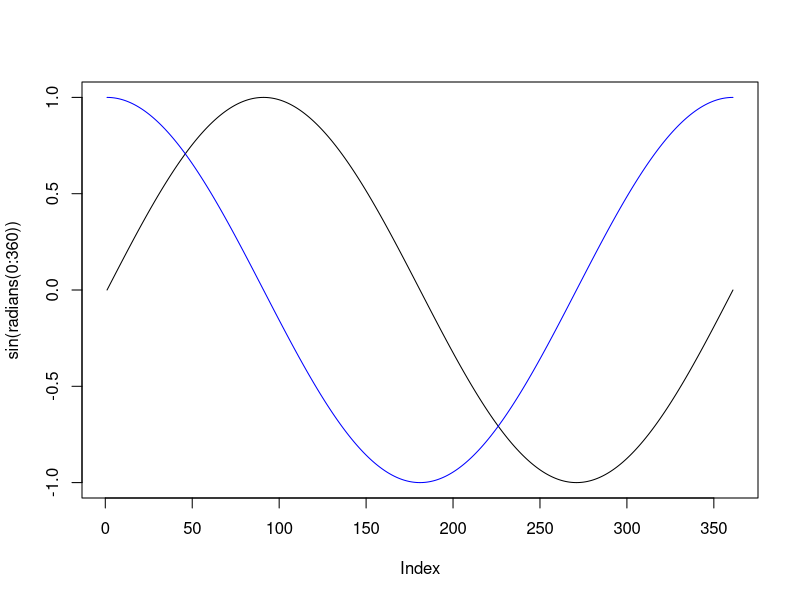
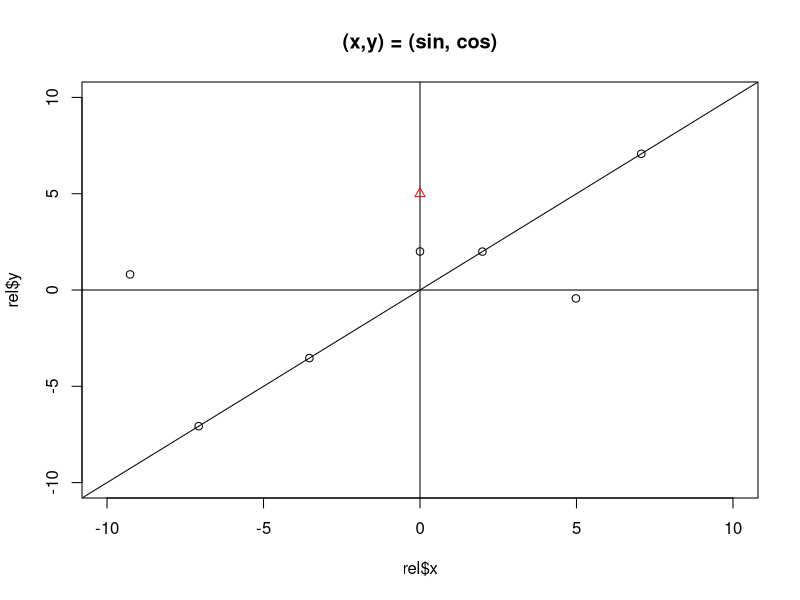
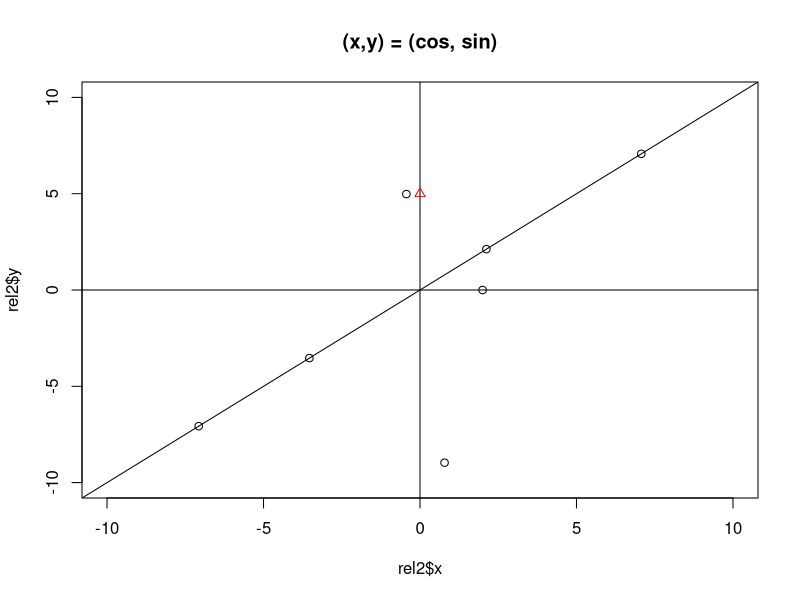
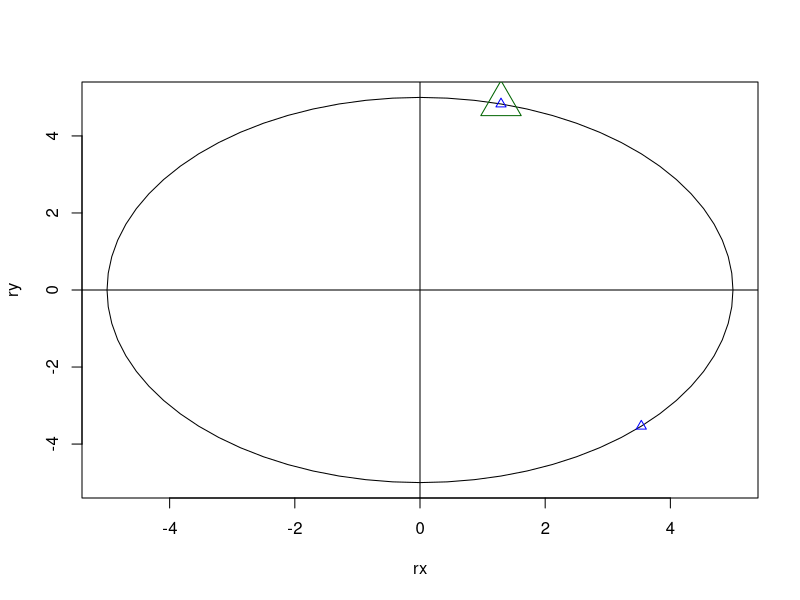

These charts were generated, in order, by the following R code:
# the unit circle, distance/azimuth problem

radians = function(degrees) {
  rad = (degrees*pi)/180
  return(rad) 	
}

deg = function(radians) {
  degrees = (radians*180)/pi
  return(degrees)
}

plot(sin(radians(0:360)), type = "l")
lines(cos(radians(0:360)), type = "l", col = "blue")

##########################################
########################################## This is the basic logic of converting relative x,y to Utm_E/Utm_N
##########################################
############ azimuth 0 = true north = "up"
# # initial data set, points all around the origin - two points 180 degrees apart to test visually
rel = data.frame(azimuth = c(0,45,275,180, 95, 45, 225, 225), distance = c(2,10,9.3,12, 5, 2.82, 5, 10))
# 
# calculate x,y coordinates from distance and radians angle
rel$x = with(rel, distance*sin(radians(azimuth))) # sin() gives the x coord because the unit circle is rotated 90 degrees
rel$y = with(rel, distance*cos(radians(azimuth)))

##########################################
##########################################
##########################################

# plot it out
plot(rel$x,rel$y, xlim=c(-10,10), ylim=c(-10,10), main = "(x,y) = (sin, cos)")
abline(h=0)
abline(v=0)
abline(0,1) # 1:1 slope line
points(0,5, col ="red", pch=2) # north
# ############

############
# # initial data set, points all around the origin - two points 180 degrees apart to test visually
rel2 = data.frame(azimuth = c(0,45,275,180, 95, 45, 225, 225), distance = c(2,10,9,12, 5, 3, 5, 10))
# 
# calculate x,y coordinates from distance and radians angle
rel2$x = with(rel2, distance*cos(radians(azimuth))) # sin() gives the x coord because the unit circle is rotated 90 degrees
rel2$y = with(rel2, distance*sin(radians(azimuth))) 

# plot it out
plot(rel2$x,rel2$y, xlim=c(-10,10), ylim=c(-10,10), main = "(x,y) = (cos, sin)")
abline(h=0)
abline(v=0)
abline(0,1) # 1:1 slope line
points(0,5, col ="red", pch=2) # north (x = 0, y = 5)

#############
## Draw a unit circle; radius = 5
############ 
radius = 5
azi <- seq(0,360,by = 5)
dis <- rep(radius, length(azi))

rx <- dis*cos(radians(azi))
ry <- dis*sin(radians(azi))

plot(rx,ry, type = "l")
abline(h=0);abline(v=0)


############## SCENARIO -- one point with coordinates (2, -2)
# if point = (x,y) = (2, -2) i.e. quadrant 2 i.e. lower-right hand corner
# sqrt(2^2 + 2^2) = distance from origin = hypotenuse
d = 5
# # calculate coordinates, as angle from x-axis -- have to flip the sign of sin() else it returns a positive y-coordinate
# x1 = cos(radians(45))*d # x-coordinate
# y1 = -sin(radians(45))*d # y-coordinate, result needs to be multiplied by -1 to put it in the right place
# points(x1,y1, col = "red") # plot out the computed point
# # 
# # calculate coordinates, angle from y-axis
# x2 = cos(radians(135))*d # x-coordinate -- this gives a negative x-coordinate, which is WRONG
# y2 = sin(radians(135))*d # y-coordinate -- this gives a positive y-coordinate, which is WRONG
# points(x2,y2, col = "red") # plot out the computed point, it's in the opposite quadrant now

# calculate coordinates as the angle from the y-axis, but flip the sin/cos functions -- no need to flip signs or functions
x3 = sin(radians(135))*d # x-coordinate -- this gives a negative x-coordinate, which is CORRECT
y3 = cos(radians(135))*d # y-coordinate -- this gives a positive y-coordinate, which is CORRECT
points(x3,y3, col = "blue", pch = 2, cex = 1) # plot out the computed point, it's in the correct quadrant

# calculate the same coordinate but in quadrant 4, as the total angle from the y-axis -- no need to flip signs or functions
x4 = sin(radians(15))*d # x-coordinate -- this gives a negative x-coordinate, which is correct
y4 = cos(radians(15))*d # y-coordinate -- this gives a positive y-coordinate, which is correct
points(x4,y4, col = "blue", pch = 2, cex = 1) # plot out the computed point, this is in the correct quadrant

# calculate coordinate (-2, 2) but in quadrant 4, as the angle from the x-axis -- have to flip signs
x5 = -cos(radians(45))*d # x-coordinate -- this gives a negative x-coordinate, which is correct
y5 = sin(radians(45))*d # y-coordinate -- this gives a positive y-coordinate, which is correct
points(x4,y4, col = "darkgreen", pch = 2, cex = 4) # plot out the computed point, also in the correct quadrant




